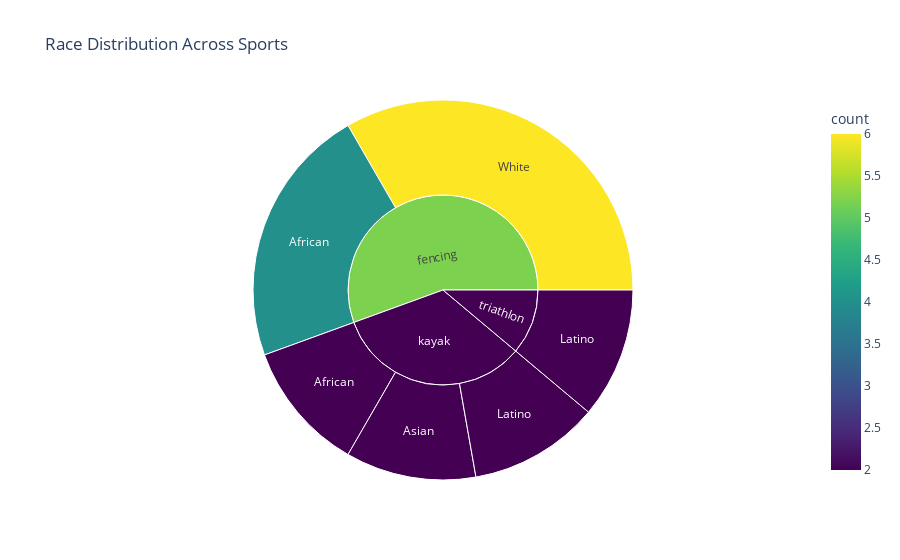

The cell this chart's notebook holds for it:
### Markdown cell above
Q4.Show Distribution of Athletes based on Ethnicity across the sports

### Code cell
import plotly.express as px
import pandas as pd


df_distribution = df_merge_VO2[['sport', 'Ethnicity']].value_counts().reset_index(name='count')

# Create a sunburst chart
fig = px.sunburst(df_distribution, 
                  path=['sport', 'Ethnicity'], 
                  values='count', 
                  color='count', 
                  color_continuous_scale='viridis', 
                  title='Race Distribution Across Sports')


fig.show()

### Figure 1 — Plotly figure (JSON) as saved in the notebook; plotly's stock layout.template omitted (floating-point values rounded to 4 significant figures)
{"data": [{"branchvalues": "total", "customdata": [[4], [2], [2], [2], [2], [6], [5.2], [2], [2]], "domain": {"x": [0, 1], "y": [0, 1]}, "hovertemplate": "labels=%{label}<br>count_sum=%{value}<br>parent=%{parent}<br>id=%{id}<br>count=%{color}<extra></extra>", "ids": ["fencing/African", "kayak/African", "kayak/Asian", "kayak/Latino", "triathlon/Latino", "fencing/White", "fencing", "kayak", "triathlon"], "labels": ["African", "African", "Asian", "Latino", "Latino", "White", "fencing", "kayak", "triathlon"], "marker": {"coloraxis": "coloraxis", "colors": [4, 2, 2, 2, 2, 6, 5.2, 2, 2]}, "name": "", "parents": ["fencing", "kayak", "kayak", "kayak", "triathlon", "fencing", "", "", ""], "type": "sunburst", "values": [4, 2, 2, 2, 2, 6, 10, 6, 2]}], "layout": {"coloraxis": {"colorbar": {"title": {"text": "count"}}, "colorscale": [[0, "#440154"], [0.1111, "#482878"], [0.2222, "#3e4989"], [0.3333, "#31688e"], [0.4444, "#26828e"], [0.5556, "#1f9e89"], [0.6667, "#35b779"], [0.7778, "#6ece58"], [0.8889, "#b5de2b"], [1, "#fde725"]]}, "legend": {"tracegroupgap": 0}, "title": {"text": "Race Distribution Across Sports"}}}
